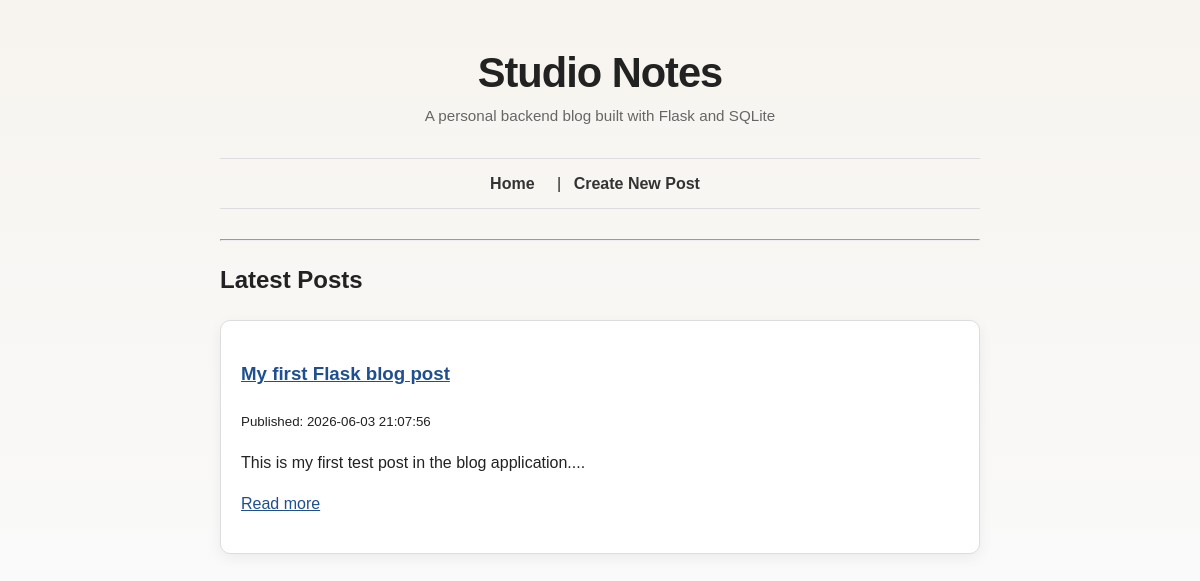
Before: / with the older database file.
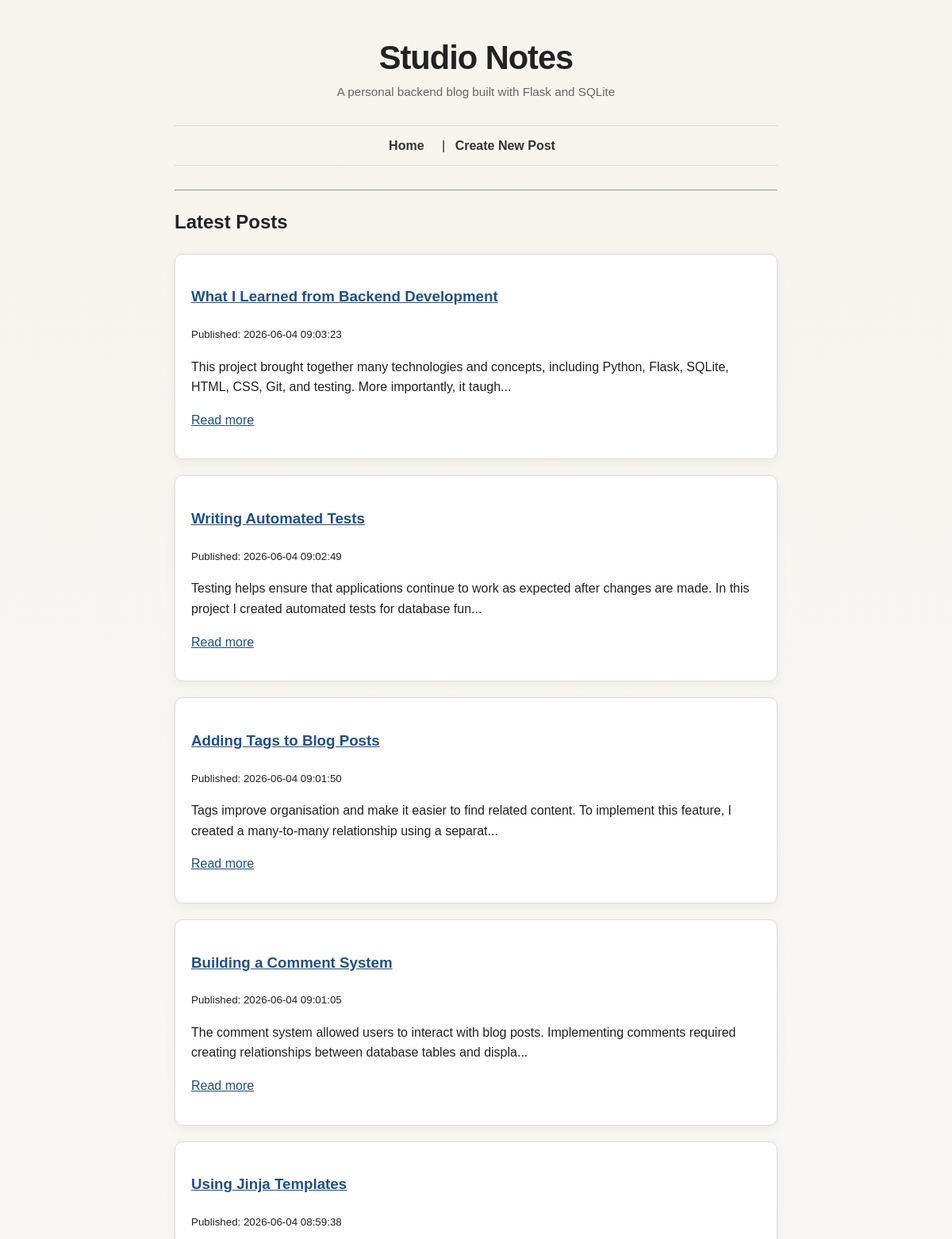
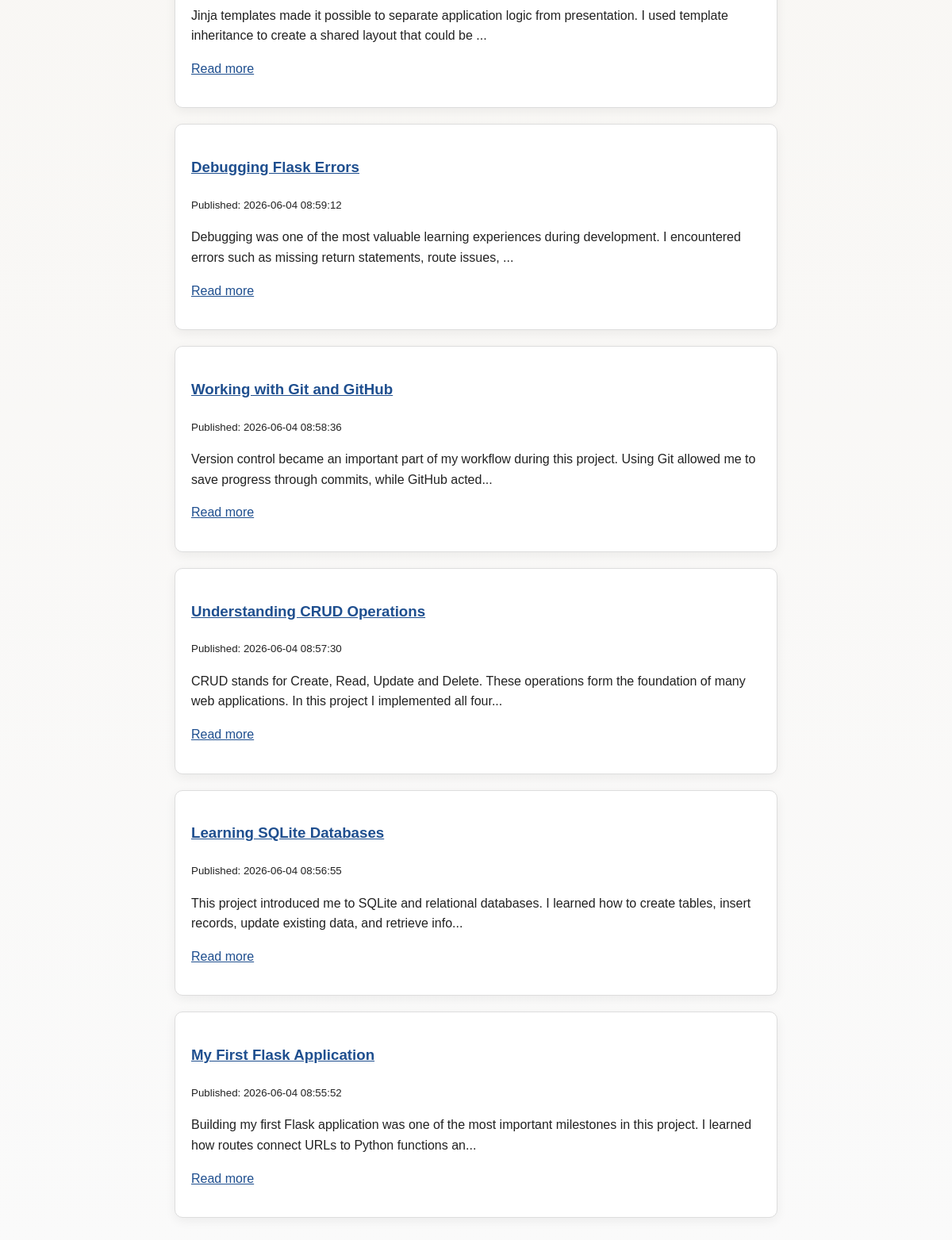
After: the same page with the newer database file (2 pictures, top to bottom).
### tables this page shows
CREATE TABLE posts (
    id INTEGER PRIMARY KEY AUTOINCREMENT,
    title TEXT NOT NULL,
    body TEXT NOT NULL,
    created_at TEXT NOT NULL DEFAULT CURRENT_TIMESTAMP,
    updated_at TEXT
);

### app.py (the view)
@app.route("/")
def home():
    posts = database.get_all_posts()
    return render_template("index.html", posts=posts)

### database.py (called while the page is built)
def get_db_connection():
    connection = sqlite3.connect(DATABASE)
    connection.row_factory = sqlite3.Row
    return connection

def get_all_posts():
    connection = get_db_connection()
    posts = connection.execute(
        "SELECT * FROM posts ORDER BY created_at DESC"
    ).fetchall()
    connection.close()
    return posts

### templates/index.html
{% extends "layout.html" %}
{% block content %}
<h2>Latest Posts</h2>
{% if posts %}
    {% for post in posts %}
        <article>
            <h3>
                <a href="/posts/{{ post.id }}">{{ post.title }}</a>
            </h3>
            <p><small>Published: {{ post.created_at }}</small></p>
            <p>{{ post.body[:150] }}...</p>
            <p>
                <a href="/posts/{{ post.id }}">Read more</a>
            </p>
        </article>
    {% endfor %}
{% else %}
    <p>No blog posts yet.</p>
{% endif %}
{% endblock %}

### templates/layout.html (shortened to what this page needs)
<!DOCTYPE html>
<html>
<head>
    <link rel="stylesheet" href="{{ url_for('static', filename='style.css') }}">
</head>
<body>
    <header>
        <h1>Studio Notes</h1>
    </header>
   <nav>
    <a href="/">Home</a>
    |
    <a href="/posts/new">Create New Post</a>
</nav>
    <hr>
    {% block content %}
    {% endblock %}
</body>
</html>

### static/style.css (style rules this page uses)
body { font-family: Arial, sans-serif; max-width: 760px; margin: 40px auto; padding: 0 20px; line-height: 1.6; background-color: #fafafa; color: #222; }
header { margin-bottom: 20px; }
header h1 { margin-bottom: 5px; }
nav { margin-bottom: 30px; }
nav a { text-decoration: none; color: #333; margin-right: 10px; }
article { background: white; padding: 20px; margin-bottom: 20px; border: 1px solid #ddd; }
a { color: #1f4f8f; }
header { text-align: center; padding-bottom: 10px; }
nav { text-align: center; padding: 12px 0; border-top: 1px solid #ddd; border-bottom: 1px solid #ddd; }
nav a { font-weight: bold; }
body { background: linear-gradient(180deg, #f7f4ef 0%, #fafafa 100%); }
header h1 { font-size: 2.6rem; letter-spacing: -1px; }
header::after { content: "A personal backend blog built with Flask and SQLite"; display: block; color: #666; font-size: 0.95rem; margin-top: -8px; }
article { border-radius: 10px; box-shadow: 0 4px 14px rgba(0, 0, 0, 0.06); }
nav a { padding: 6px 8px; }

Changed rows visible on the page:
removed posts: title "My first Flask blog post", created_at "2026-06-03 21:07:56", body "This is my first test post in the blog application."
added posts: title "What I Learned from Backend Development", created_at "2026-06-04 09:03:23", body "This project brought together many technologies and concepts, including Python, Flask, SQLite, HTML, CSS, Git, and testing. More importantly, it taugh"
added posts: title "Writing Automated Tests", created_at "2026-06-04 09:02:49", body "Testing helps ensure that applications continue to work as expected after changes are made. In this project I created automated tests for database fun"
added posts: title "Adding Tags to Blog Posts", created_at "2026-06-04 09:01:50", body "Tags improve organisation and make it easier to find related content. To implement this feature, I created a many-to-many relationship using a separat"
added posts: title "Building a Comment System", created_at "2026-06-04 09:01:05", body "The comment system allowed users to interact with blog posts. Implementing comments required creating relationships between database tables and displa"
added posts: title "Using Jinja Templates", created_at "2026-06-04 08:59:38", body "Jinja templates made it possible to separate application logic from presentation. I used template inheritance to create a shared layout that could be"
added posts: title "Debugging Flask Errors", created_at "2026-06-04 08:59:12", body "Debugging was one of the most valuable learning experiences during development. I encountered errors such as missing return statements, route issues,"
added posts: title "Working with Git and GitHub", created_at "2026-06-04 08:58:36", body "Version control became an important part of my workflow during this project. Using Git allowed me to save progress through commits, while GitHub acted"
added posts: title "Understanding CRUD Operations", created_at "2026-06-04 08:57:30", body "CRUD stands for Create, Read, Update and Delete. These operations form the foundation of many web applications. In this project I implemented all four"
added posts: title "Learning SQLite Databases", created_at "2026-06-04 08:56:55", body "This project introduced me to SQLite and relational databases. I learned how to create tables, insert records, update existing data, and retrieve info"
added posts: title "My First Flask Application", created_at "2026-06-04 08:55:52", body "Building my first Flask application was one of the most important milestones in this project. I learned how routes connect URLs to Python functions an"
